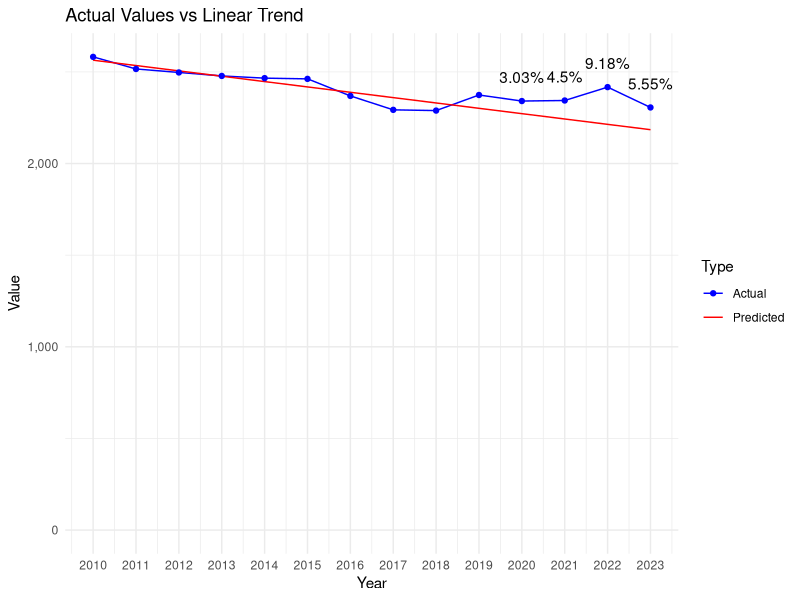

Reproduce this figure in R.
# Load necessary libraries
library(dplyr)
library(readr)
library(ggplot2)

# Defines the data as a named vector
data <- c(
  `2010` = 2582, `2011` = 2516, `2012` = 2497, `2013` = 2478, `2014` = 2466,
  `2015` = 2462, `2016` = 2369, `2017` = 2293, `2018` = 2289, `2019` = 2374,
  `2020` = 2341, `2021` = 2344, `2022` = 2417, `2023` = 2306
)

# Extracts data for the decade and recent years
decade <- data[as.character(2010:2019)]
recent_years <- data[as.character(2020:2023)]

# Fits a linear model to the decade data
years <- as.numeric(names(decade))
lm_model <- lm(decade ~ years)

# Predicts values for 2020 to 2023 based on the linear model
predicted_values <- predict(lm_model, newdata = data.frame(years = as.numeric(names(recent_years))))

# Calculates deviations from the linear trend
deviations <- recent_years - predicted_values

# Calculates the mean and standard deviation of the decade
decade_mean <- mean(decade)
decade_stddev <- sd(decade)

# Initializes vectors to store the calculated values
z_scores <- numeric(length(recent_years))
percent_deviations <- numeric(length(recent_years))

# Calculates and store the Z-scores, deviations, and percentage of deviations for recent years
for (i in 1:length(recent_years)) {
  year <- names(recent_years)[i]
  z_scores[i] <- (recent_years[year] - decade_mean) / decade_stddev
  deviation <- deviations[year]
  percent_deviations[i] <- (deviation / predicted_values[i]) * 100
  cat(sprintf("Year: %s, Z-score: %f, Deviation from linear trend: %f, Percentage of deviation: %f%%\n",
              year, z_scores[i], deviation, percent_deviations[i]))
}

# Prepare an extended range for predictions, including 2020 to 2023
extended_years <- as.numeric(c(names(decade), names(recent_years)))

# Predict values for the extended range based on the linear model
extended_predicted_values <- predict(lm_model, newdata = data.frame(years = extended_years))

# Create a data frame for plotting actual values
actual_plot_data <- data.frame(
  Year = as.numeric(names(data)),
  Value = data,
  Type = "Actual"
)

# Create a data frame for plotting predicted values
predicted_plot_data <- data.frame(
  Year = extended_years,
  Value = extended_predicted_values,
  Type = "Predicted"
)

# Combine actual and predicted data
plot_data <- rbind(actual_plot_data, predicted_plot_data)

# Create the line chart
p <- ggplot(plot_data, aes(x = Year, y = Value, color = Type)) +
  geom_line(aes(group = Type)) +
  geom_point(data = actual_plot_data, aes(x = Year, y = Value)) +
  theme_minimal() +
  labs(title = "Actual Values vs Linear Trend", x = "Year", y = "Value") +
  scale_color_manual(values = c("Actual" = "blue", "Predicted" = "red")) +
  scale_y_continuous(labels = scales::comma, limits = c(0, max(plot_data$Value))) +
  scale_x_continuous(breaks = extended_years) # Set breaks to every year

# Add percentage of deviation annotations for 2020 to 2023
for (i in 1:length(recent_years)) {
  year <- as.numeric(names(recent_years)[i])
  deviation_value <- percent_deviations[i]
  p <- p + annotate("text", x = year, y = data[as.character(year)], label = paste0(round(deviation_value, 2), "%"), vjust = -1.5)
}

# Print the plot
print(p)